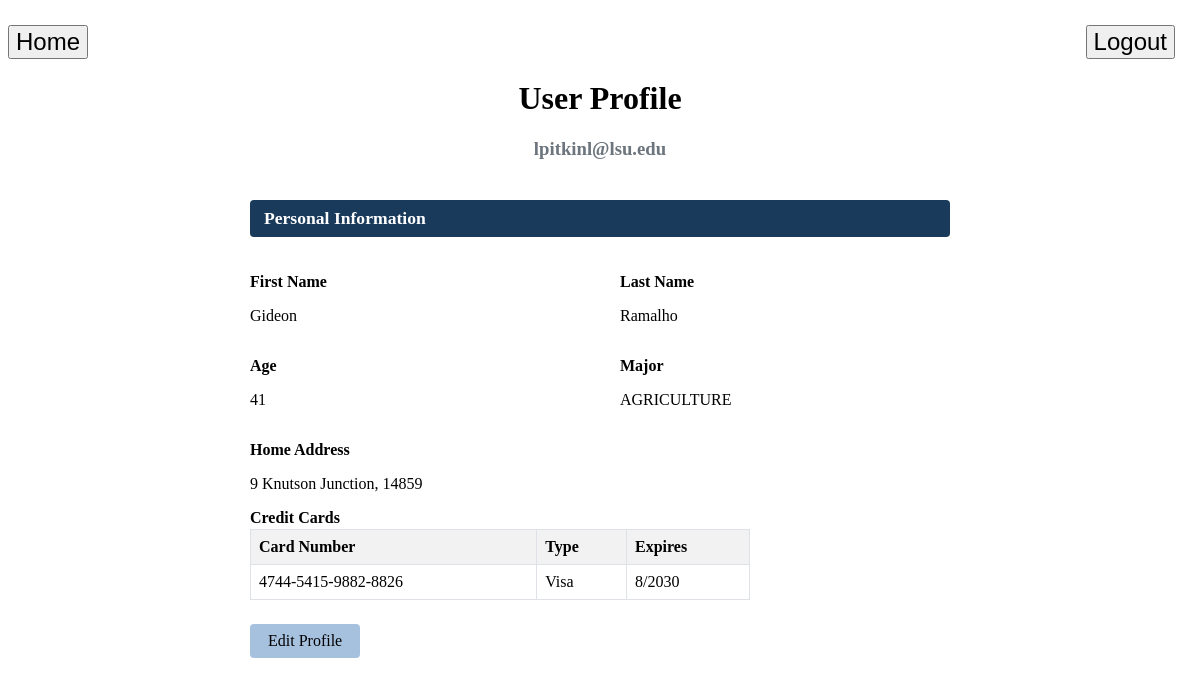
The app's page /UserProfile (signed in) with its own data.
### tables this page shows
CREATE TABLE Bidders(
   email VARCHAR(30),
   first_name CHAR(20),
   last_name CHAR(20),
   age INTEGER,
   home_address_id INTEGER,
   major CHAR(20),
   PRIMARY KEY (email),
   FOREIGN KEY (email) REFERENCES Users,
   FOREIGN KEY (home_address_id) REFERENCES Address(address_id)
);

CREATE TABLE Address(
  address_id VARCHAR(100),
  zipcode INTEGER,
  street_num INTEGER,
  street_name VARCHAR(100),
  PRIMARY KEY (address_id),
  FOREIGN KEY (zipcode) REFERENCES Zipcode_Info(zipcode)
);

CREATE TABLE Credit_Cards(
  credit_card_num VARCHAR(50),
  card_type CHAR(15),
  expire_month INTEGER,
  expire_year INTEGER,
  security_code INTEGER,
  owner_email VARCHAR(30),
  PRIMARY KEY (credit_card_num),
  FOREIGN KEY (owner_email) REFERENCES Bidders(email)
);

### app.py (the view, shortened to what this page needs)
@app.route('/UserProfile', methods=['GET'])
@login_required
def user_profile():
    email = session.get('email')
    role  = session.get('role')
    profile_data = {}
    connection = connect()
    if role == 'Bidders':
        row = connection.execute(
            """SELECT b.first_name, b.last_name, b.age, b.major,
                      a.street_num, a.street_name, a.zipcode
               FROM Bidders b
               LEFT JOIN Address a ON b.home_address_id = a.address_id
               WHERE b.email = ?""",
            (email,)
        ).fetchone()
        cards = connection.execute(
            """SELECT credit_card_num, card_type, expire_month, expire_year
               FROM Credit_Cards WHERE owner_email = ?""",
            (email,)
        ).fetchall()
        if row:
            profile_data = {
                'first_name'  : row[0],
                'last_name'   : row[1],
                'age'         : row[2],
                'major'       : row[3],
                'street_num'  : row[4],
                'street_name' : row[5],
                'zipcode'     : row[6],
                'credit_cards': [
                    {
                        'number'      : c[0],
                        'type'        : c[1],
                        'expire_month': c[2],
                        'expire_year' : c[3],
                    }
                    for c in cards
                ],
            }
    connection.close()
    return render_template('UserProfile.html', email=email, role=role, profile_data=profile_data)

### app.py (called while the page is built)
def connect():
  return sqlite3.connect(DB_NAME)

def login_required(f):
    from functools import wraps
    @wraps(f)
    def decorated(*args, **kwargs):
        if not session.get('email'):
            return redirect(url_for('login'))
        return f(*args, **kwargs)
    return decorated

### templates/UserProfile.html (shortened to what this page needs)
<!DOCTYPE html>
<html lang="en">
<head>
</head>
<body>
<a href="/Home">
    <button class="home_button">Home</button>
</a>
<a href="/logout">
    <button class="logout_button">Logout</button>
</a>
<div style="max-width: 700px; margin: 80px auto 60px auto; padding: 0 20px;">
    <h1 style="text-align: center;">User Profile</h1>
    <h3 style="text-align: center; color: #6c757d;">{{ email }}</h3>
    <div class="section-title">Personal Information</div>
    {% if profile_data %}
        <div class="section-block">
            <div style="display: grid; grid-template-columns: 1fr 1fr; gap: 0 40px;">
                <div>
                    <p class="field-label">First Name</p>
                    <p class="field-value">{{ profile_data.first_name }}</p>
                </div>
                <div>
                    <p class="field-label">Last Name</p>
                    <p class="field-value">{{ profile_data.last_name }}</p>
                </div>
                <div>
                    <p class="field-label">Age</p>
                    <p class="field-value">{{ profile_data.age }}</p>
                </div>
                <div>
                    <p class="field-label">Major</p>
                    <p class="field-value">{{ profile_data.major }}</p>
                </div>
            </div>
            <p class="field-label">Home Address</p>
            <p class="field-value">
                {% if profile_data.street_num %}
                    {{ profile_data.street_num }} {{ profile_data.street_name }}, {{ profile_data.zipcode }}
                {% else %}
                    No address on file.
                {% endif %}
            </p>
            <p class="field-label">Credit Cards</p>
            {% if profile_data.credit_cards %}
                <table style="width: 100%; max-width: 500px; border-collapse: collapse; margin-bottom: 16px;">
                    <thead>
                        <tr style="background-color: #f2f2f2;">
                            <th style="padding: 8px; text-align: left; border: 1px solid #dee2e6;">Card Number</th>
                            <th style="padding: 8px; text-align: left; border: 1px solid #dee2e6;">Type</th>
                            <th style="padding: 8px; text-align: left; border: 1px solid #dee2e6;">Expires</th>
                        </tr>
                    </thead>
                    <tbody>
                    {% for card in profile_data.credit_cards %}
                        <tr>
                            <td style="padding: 8px; border: 1px solid #dee2e6;">{{ card.number }}</td>
                            <td style="padding: 8px; border: 1px solid #dee2e6;">{{ card.type }}</td>
                            <td style="padding: 8px; border: 1px solid #dee2e6;">{{ card.expire_month }}/{{ card.expire_year }}</td>
                        </tr>
                    {% endfor %}
                    </tbody>
                </table>
            {% else %}
                <p class="field-value">No credit cards on file.</p>
            {% endif %}
            <a href="/Personal_Information" style="display: inline-block; margin-top: 8px; padding: 8px 18px; background-color: #a6c1de; color: rgb(0, 0, 0); text-decoration: none; border-radius: 4px;">Edit Profile</a>
        </div>
    {% else %}
        <p>No personal information on file. Please complete your profile.</p>
        <a href="/Update_Info" style="display: inline-block; padding: 8px 18px; background-color: #1a3a5c; color: white; text-decoration: none; border-radius: 4px;">Complete Registration</a>
    {% endif %}
</div>
</body>
</html>

### templates/UserProfile.html (style rules this page uses)
.logout_button { position: absolute; font-size: 24px; top: 25px; right: 25px; }
.home_button { position: absolute; font-size: 24px; top: 25px; }
.section-title { font-size: 1.1rem; font-weight: bold; color: #ffffff; background-color: #1a3a5c; padding: 8px 14px; border-radius: 4px; margin-top: 40px; margin-bottom: 20px; }
.field-label { font-weight: bold; margin-bottom: 2px; }
.field-value { margin-bottom: 16px; }
.section-block { margin-bottom: 10px; }

### records on screen
Bidders: email "lpitkinl@lsu.edu", first_name "Gideon", last_name "Ramalho", age "41", major "AGRICULTURE"
Address: street_num "9", street_name "Knutson Junction", zipcode "14859"
Credit_Cards: number "4744-5415-9882-8826", type "Visa", expire_month "8", expire_year "2030"
